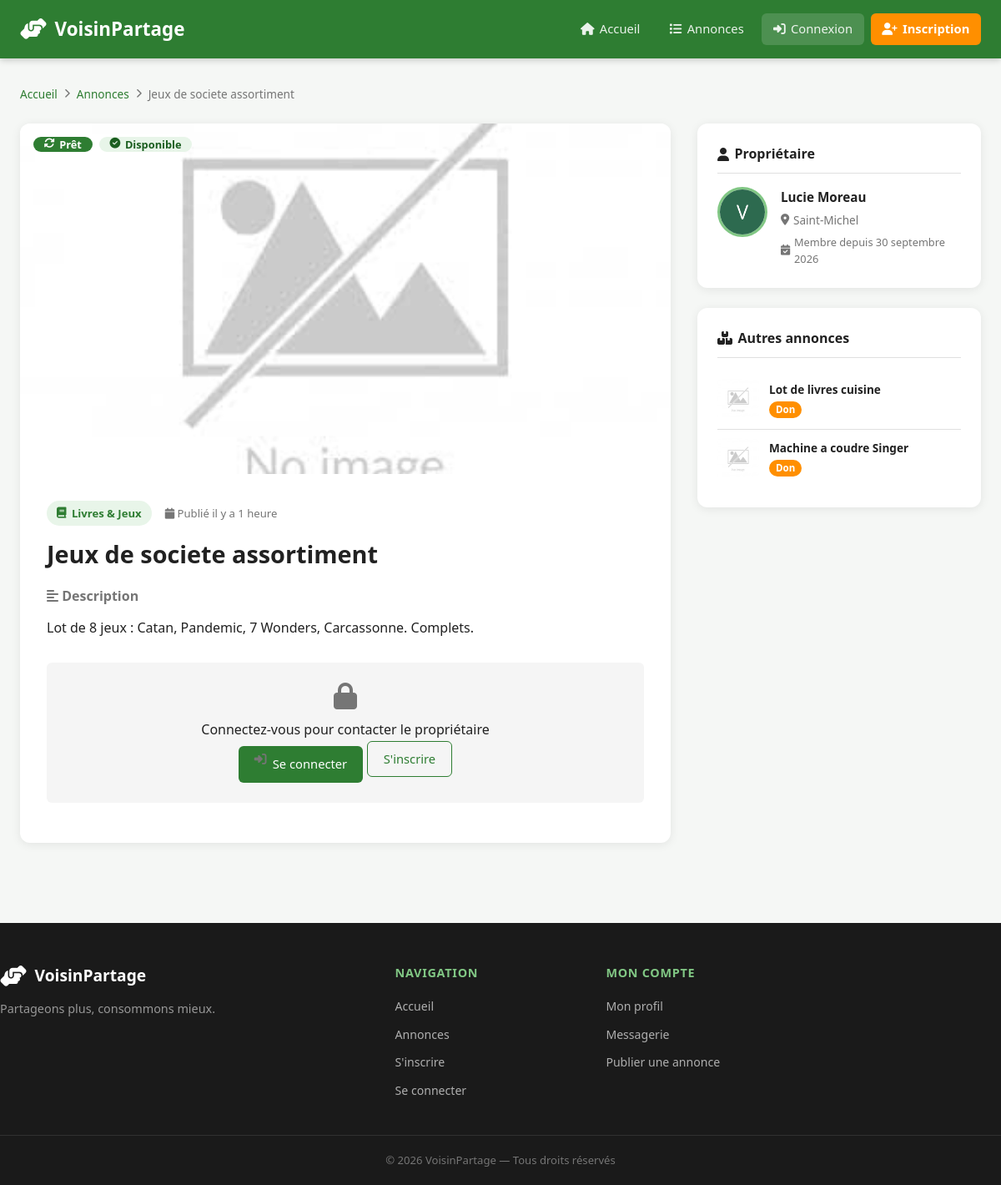
The page /annonces/detail.php?id=12 on the database its author committed.
### tables this page shows
CREATE TABLE IF NOT EXISTS annonces (
    id_annonce      INT UNSIGNED  NOT NULL AUTO_INCREMENT,
    titre           VARCHAR(255)  NOT NULL,
    description     TEXT          NOT NULL,
    type            ENUM('pret','don') NOT NULL DEFAULT 'pret',
    statut          ENUM('disponible','reserve','indisponible') NOT NULL DEFAULT 'disponible',
    photo           VARCHAR(255)  NOT NULL DEFAULT 'no-image.png',
    date_publication DATETIME     NOT NULL DEFAULT CURRENT_TIMESTAMP,
    id_utilisateur  INT UNSIGNED  NOT NULL,
    id_categorie    INT UNSIGNED  NOT NULL,
    PRIMARY KEY (id_annonce),
    CONSTRAINT fk_annonce_user FOREIGN KEY (id_utilisateur)
        REFERENCES utilisateurs(id_utilisateur) ON DELETE CASCADE ON UPDATE CASCADE,
    CONSTRAINT fk_annonce_cat  FOREIGN KEY (id_categorie)
        REFERENCES categories(id_categorie)    ON DELETE RESTRICT ON UPDATE CASCADE
);

CREATE TABLE IF NOT EXISTS categories (
    id_categorie INT UNSIGNED NOT NULL AUTO_INCREMENT,
    nom          VARCHAR(100) NOT NULL,
    icone        VARCHAR(100) NOT NULL DEFAULT 'fa-solid fa-box',
    description  TEXT         DEFAULT NULL,
    PRIMARY KEY (id_categorie)
);

CREATE TABLE IF NOT EXISTS utilisateurs (
    id_utilisateur  INT UNSIGNED      NOT NULL AUTO_INCREMENT,
    nom             VARCHAR(100)      NOT NULL,
    prenom          VARCHAR(100)      NOT NULL,
    email           VARCHAR(255)      NOT NULL UNIQUE,
    mot_de_passe    VARCHAR(255)      NOT NULL,
    telephone       VARCHAR(20)       DEFAULT NULL,
    adresse         VARCHAR(255)      DEFAULT NULL,
    quartier        VARCHAR(100)      DEFAULT NULL,
    photo_profil    VARCHAR(255)      NOT NULL DEFAULT 'default.png',
    role            ENUM('utilisateur','administrateur') NOT NULL DEFAULT 'utilisateur',
    actif           TINYINT(1)        NOT NULL DEFAULT 1,
    date_inscription DATETIME         NOT NULL DEFAULT CURRENT_TIMESTAMP,
    PRIMARY KEY (id_utilisateur)
);

### includes/functions.php (called while the page is built, shortened)
<?php
function estConnecte(): bool {
    return !empty($_SESSION['user_id']);
}
function formaterDate(string $dateStr): string {
    $now  = new DateTime();
    $date = new DateTime($dateStr);
    $diff = $now->diff($date);
    if ($diff->h > 0) return 'il y a ' . $diff->h . ' heure' . ($diff->h > 1 ? 's' : '');
    return 'à l\'instant';
}
function formaterDateComplete(string $dateStr): string {
    $date = new DateTime($dateStr);
    $mois = [
        1  => 'janvier', 2  => 'février',   3  => 'mars',
        4  => 'avril',   5  => 'mai',        6  => 'juin',
        7  => 'juillet', 8  => 'août',       9  => 'septembre',
        10 => 'octobre', 11 => 'novembre',   12 => 'décembre',
    ];
    return $date->format('d') . ' ' . $mois[(int)$date->format('n')] . ' ' . $date->format('Y');
}
function e(string $str): string {
    return htmlspecialchars($str, ENT_QUOTES, 'UTF-8');
}
function getBaseUrl(): string {
    static $base = null;
    if ($base !== null) return $base;
    $docRoot = rtrim(str_replace('\\', '/', $_SERVER['DOCUMENT_ROOT']), '/');
    $selfDir = str_replace('\\', '/', dirname(__DIR__));
    $base = str_replace($docRoot, '', $selfDir);
    return $base;
}
function imgAnnonce(string $photo): string {
    $base = getBaseUrl();
    if (empty($photo) || $photo === 'no-image.png') {
        return $base . '/assets/images/no-image.png';
    }
    return $base . '/assets/images/uploads/annonces/' . $photo;
}
function imgProfil(string $photo): string {
    $base = getBaseUrl();
    if (empty($photo) || $photo === 'default.png') {
        return $base . '/assets/images/default.png';
    }
    return $base . '/assets/images/uploads/profils/' . $photo;
}

### annonces/detail.php (the view, shortened to what this page needs)
<?php
require_once '../includes/functions.php';
$pdo = getDB();
$id  = (int)($_GET['id'] ?? 0);
$stmt = $pdo->prepare("
    SELECT a.*, c.nom AS categorie_nom, c.icone AS categorie_icone,
           u.id_utilisateur AS proprio_id, u.nom AS proprio_nom, u.prenom AS proprio_prenom,
           u.quartier, u.telephone, u.photo_profil, u.date_inscription
    FROM annonces a
    JOIN categories c ON a.id_categorie = c.id_categorie
    JOIN utilisateurs u ON a.id_utilisateur = u.id_utilisateur
    WHERE a.id_annonce = ?
");
$stmt->execute([$id]);
$annonce = $stmt->fetch();
$stmtAutres = $pdo->prepare("
    SELECT id_annonce, titre, photo, type, statut
    FROM annonces
    WHERE id_utilisateur = ? AND id_annonce != ? AND statut = 'disponible'
    ORDER BY date_publication DESC
    LIMIT 3
");
$stmtAutres->execute([$annonce['proprio_id'], $id]);
$autresAnnonces = $stmtAutres->fetchAll();
require_once '../includes/header.php';
?>
<div class="breadcrumb">
    <a href="../index.php">Accueil</a>
    <i class="fa-solid fa-chevron-right"></i>
    <a href="liste.php">Annonces</a>
    <i class="fa-solid fa-chevron-right"></i>
    <span><?= e($annonce['titre']) ?></span>
</div>
<div class="detail-layout">
    <div class="detail-main">
        <div class="detail-card">
            <div class="detail-image-wrap">
                <img src="<?= imgAnnonce($annonce['photo']) ?>"
                     alt="<?= e($annonce['titre']) ?>"
                     class="detail-image"
                     onerror="this.src='/voisinpartage/assets/images/no-image.png'">
                <div class="detail-badges">
                    <span class="badge badge-type-<?= $annonce['type'] ?>">
                        <?php if ($annonce['type'] === 'pret'): ?>
                            <i class="fa-solid fa-rotate"></i> Prêt
                        <?php else: ?>
                            <i class="fa-solid fa-gift"></i> Don
                        <?php endif; ?>
                    </span>
                    <span class="badge badge-statut-<?= $annonce['statut'] ?>">
                        <?= match($annonce['statut']) {
                            'disponible'   => '<i class="fa-solid fa-circle-check"></i> Disponible',
                            'reserve'      => '<i class="fa-solid fa-clock"></i> Réservé',
                            'indisponible' => '<i class="fa-solid fa-circle-xmark"></i> Indisponible',
                        } ?>
                    </span>
                </div>
            </div>
            <div class="detail-body">
                <div class="detail-meta">
                    <span class="cat-badge">
                        <i class="<?= e($annonce['categorie_icone']) ?>"></i>
                        <?= e($annonce['categorie_nom']) ?>
                    </span>
                    <span class="detail-date">
                        <i class="fa-solid fa-calendar"></i>
                        Publié <?= formaterDate($annonce['date_publication']) ?>
                    </span>
                </div>
                <h1 class="detail-title"><?= e($annonce['titre']) ?></h1>
                <div class="detail-description">
                    <h3><i class="fa-solid fa-align-left"></i> Description</h3>
                    <p><?= nl2br(e($annonce['description'])) ?></p>
                </div>
                <div class="detail-actions">
                    <?php if (!estConnecte()): ?>
                        <div class="action-box action-login">
                            <i class="fa-solid fa-lock fa-2x"></i>
                            <p>Connectez-vous pour contacter le propriétaire</p>
                            <a href="../connexion.php" class="btn btn-primary">
                                <i class="fa-solid fa-right-to-bracket"></i> Se connecter
                            </a>
                            <a href="../inscription.php" class="btn btn-outline">S'inscrire</a>
                        </div>
                    <?php endif; ?>
                </div>
            </div>
        </div>
    </div>
    <aside class="detail-sidebar">
        <div class="sidebar-card">
            <h3><i class="fa-solid fa-user"></i> Propriétaire</h3>
            <div class="owner-profile">
                <img src="<?= imgProfil($annonce['photo_profil']) ?>"
                     alt="<?= e($annonce['proprio_prenom']) ?>"
                     class="owner-avatar"
                     onerror="this.src='/voisinpartage/assets/images/default.png'">
                <div class="owner-info">
                    <strong><?= e($annonce['proprio_prenom']) ?> <?= e($annonce['proprio_nom']) ?></strong>
                    <?php if ($annonce['quartier']): ?>
                        <span><i class="fa-solid fa-location-dot"></i> <?= e($annonce['quartier']) ?></span>
                    <?php endif; ?>
                    <span class="member-since">
                        <i class="fa-solid fa-calendar-check"></i>
                        Membre depuis <?= formaterDateComplete($annonce['date_inscription']) ?>
                    </span>
                </div>
            </div>
        </div>
        <?php if (!empty($autresAnnonces)): ?>
            <div class="sidebar-card">
                <h3><i class="fa-solid fa-boxes-stacked"></i> Autres annonces</h3>
                <div class="other-annonces">
                    <?php foreach ($autresAnnonces as $autre): ?>
                        <a href="detail.php?id=<?= $autre['id_annonce'] ?>" class="other-annonce-item">
                            <img src="<?= imgAnnonce($autre['photo']) ?>"
                                 alt="<?= e($autre['titre']) ?>"
                                 onerror="this.src='/voisinpartage/assets/images/no-image.png'">
                            <div>
                                <span class="other-titre"><?= e($autre['titre']) ?></span>
                                <span class="badge-type-sm badge-type-<?= $autre['type'] ?>">
                                    <?= $autre['type'] === 'pret' ? 'Prêt' : 'Don' ?>
                                </span>
                            </div>
                        </a>
                    <?php endforeach; ?>
                </div>
            </div>
        <?php endif; ?>
    </aside>
</div>
<?php require_once '../includes/footer.php'; ?>

### rows shown on the page
annonces: titre "Jeux de societe assortiment", photo (placeholder picture), statut "Disponible", id_categorie.nom "Livres & Jeux", date_publication "il y a 1 heure", description "Lot de 8 jeux : Catan, Pandemic, 7 Wonders, Carcassonne. Complets.", id_utilisateur.photo_profil (placeholder picture), id_utilisateur.prenom "Lucie", id_utilisateur.nom "Moreau", id_utilisateur.quartier "Saint-Michel", id_utilisateur.date_inscription "30 septembre 2026"
annonces: photo (placeholder picture), titre "Lot de livres cuisine", type "Don"
annonces: photo (placeholder picture), titre "Machine a coudre Singer", type "Don"
